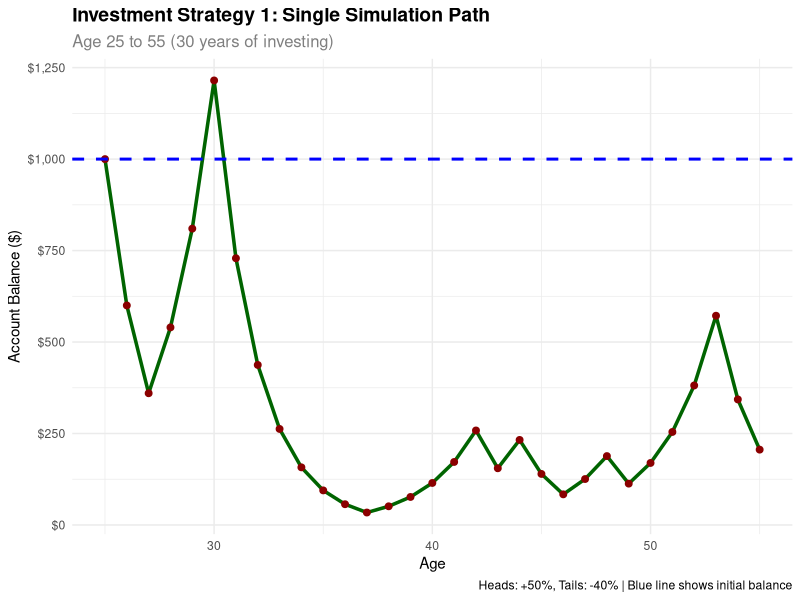
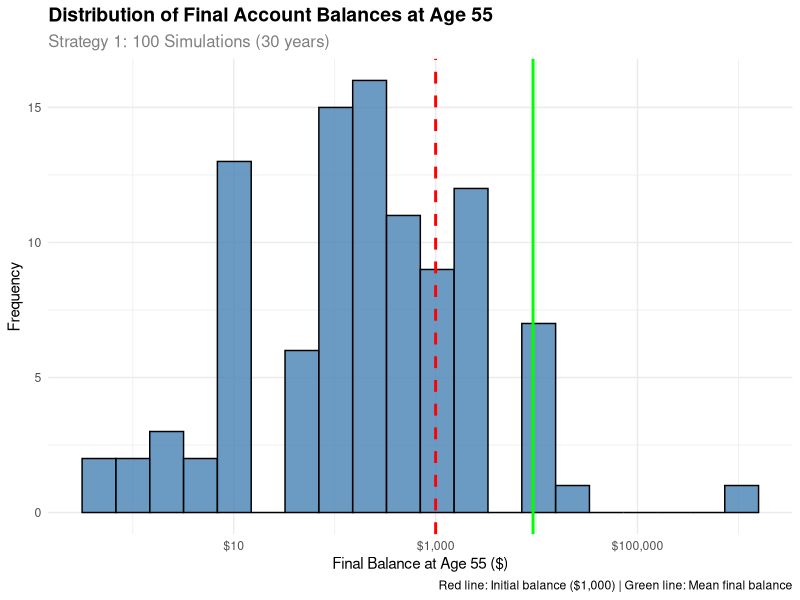
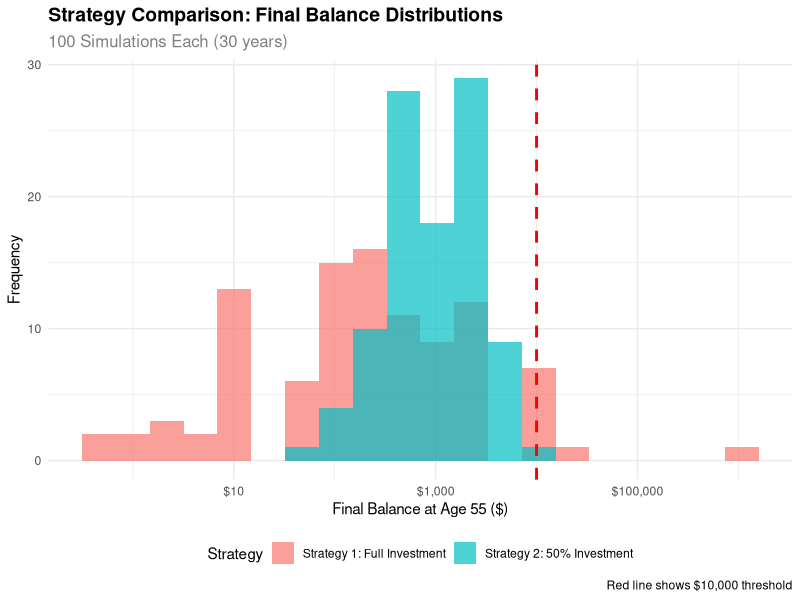

The R script that drew these images, in order:
## ---- chunk 1
#| fig-cap: Expected value calculation for one coin flip

# Set seed for reproducibility
set.seed(123)

# Initial balance
initial_balance <- 1000

# After one coin flip:
# Heads (50% probability): Balance = 1000 * 1.5 = 1500
# Tails (50% probability): Balance = 1000 * 0.6 = 600

# Expected value calculation
prob_heads <- 0.5
prob_tails <- 0.5
balance_heads <- initial_balance * 1.5
balance_tails <- initial_balance * 0.6

expected_value <- prob_heads * balance_heads + prob_tails * balance_tails

cat("Expected Value Analysis:\n")
cat("Initial balance: $", initial_balance, "\n")
cat("Balance after heads (50% gain): $", balance_heads, "\n")
cat("Balance after tails (40% loss): $", balance_tails, "\n")
cat("Expected value: $", expected_value, "\n")
cat("Expected return: ", (expected_value - initial_balance) / initial_balance * 100, "%\n")
## ---- chunk 2
#| fig-cap: Single 30-year simulation of Strategy 1

suppressPackageStartupMessages(library(tidyverse))
suppressPackageStartupMessages(library(ggplot2))

# Set seed for reproducibility
set.seed(456)

# Parameters for investment game
initial_balance <- 1000
start_age <- 25
end_age <- 55
n_years <- end_age - start_age

# Function to simulate investment game
simulate_investment_game <- function(initial, years) {
  balance <- initial
  path <- numeric(years + 1)
  path[1] <- initial
  
  for (i in 1:years) {
    coin_flip <- rbinom(1, 1, 0.5)
    if (coin_flip == 1) {
      balance <- balance * 1.5  # 50% gain
    } else {
      balance <- balance * 0.6  # 40% loss
    }
    path[i + 1] <- balance
  }
  
  return(path)
}

# Run single simulation
investment_path <- simulate_investment_game(initial_balance, n_years)

# Create data frame
investment_data <- tibble(
  age = start_age:end_age,
  balance = investment_path
)

# Create time series plot
ggplot(investment_data, aes(x = age, y = balance)) +
  geom_line(color = "darkgreen", linewidth = 1.2) +
  geom_point(color = "darkred", size = 2) +
  geom_hline(yintercept = initial_balance, color = "blue", linetype = "dashed", linewidth = 1) +
  labs(
    title = "Investment Strategy 1: Single Simulation Path",
    subtitle = "Age 25 to 55 (30 years of investing)",
    x = "Age",
    y = "Account Balance ($)",
    caption = "Heads: +50%, Tails: -40% | Blue line shows initial balance"
  ) +
  scale_y_continuous(labels = scales::dollar_format()) +
  theme_minimal() +
  theme(
    plot.title = element_text(size = 14, face = "bold"),
    plot.subtitle = element_text(size = 12, color = "gray50")
  )

# Show final results
final_balance <- investment_data$balance[nrow(investment_data)]
total_return <- (final_balance - initial_balance) / initial_balance * 100

cat("\nSingle Simulation Results:\n")
cat("Initial balance (age 25): $", initial_balance, "\n")
cat("Final balance (age 55): $", round(final_balance, 2), "\n")
cat("Total return: ", round(total_return, 2), "%\n")
cat("Annualized return: ", round((final_balance/initial_balance)^(1/n_years) - 1, 4) * 100, "%\n")
## ---- chunk 3
#| fig-cap: Distribution of final balances from 100 simulations

suppressPackageStartupMessages(library(tidyverse))
suppressPackageStartupMessages(library(ggplot2))

# Set seed for reproducibility
set.seed(789)

# Parameters for investment game
initial_balance <- 1000
start_age <- 25
end_age <- 55
n_years <- end_age - start_age
n_sims <- 100

# Function to simulate final balance
simulate_final_balance <- function(initial, years) {
  balance <- initial
  for (i in 1:years) {
    coin_flip <- rbinom(1, 1, 0.5)
    if (coin_flip == 1) {
      balance <- balance * 1.5  # 50% gain
    } else {
      balance <- balance * 0.6  # 40% loss
    }
  }
  return(balance)
}

# Run 100 simulations
final_balances <- replicate(n_sims, simulate_final_balance(initial_balance, n_years))

# Create data frame
simulation_results <- tibble(
  sim_num = 1:n_sims,
  final_balance = final_balances
)

# Create histogram
ggplot(simulation_results, aes(x = final_balance)) +
  geom_histogram(bins = 20, fill = "steelblue", alpha = 0.8, color = "black") +
  geom_vline(xintercept = initial_balance, color = "red", linetype = "dashed", linewidth = 1) +
  geom_vline(xintercept = mean(final_balances), color = "green", linetype = "solid", linewidth = 1) +
  labs(
    title = "Distribution of Final Account Balances at Age 55",
    subtitle = "Strategy 1: 100 Simulations (30 years)",
    x = "Final Balance at Age 55 ($)",
    y = "Frequency",
    caption = "Red line: Initial balance ($1,000) | Green line: Mean final balance"
  ) +
  scale_x_continuous(labels = scales::dollar_format(), trans = "log10") +
  theme_minimal() +
  theme(
    plot.title = element_text(size = 14, face = "bold"),
    plot.subtitle = element_text(size = 12, color = "gray50")
  )

# Summary statistics
summary_stats <- simulation_results %>%
  summarise(
    mean_balance = mean(final_balance),
    median_balance = median(final_balance),
    min_balance = min(final_balance),
    max_balance = max(final_balance),
    prob_above_initial = mean(final_balance > initial_balance),
    prob_above_10000 = mean(final_balance > 10000)
  )

cat("\nStrategy 1 Summary Statistics:\n")
print(summary_stats)
## ---- chunk 4
#| fig-cap: Probability analysis for various balance thresholds

# Calculate probability that final balance > $1,000
prob_above_1000 <- mean(final_balances > 1000)

# Calculate additional probability thresholds
prob_above_5000 <- mean(final_balances > 5000)
prob_above_10000 <- mean(final_balances > 10000)
prob_above_50000 <- mean(final_balances > 50000)

# Create probability summary
probability_summary <- tibble(
  threshold = c("$1,000", "$5,000", "$10,000", "$50,000"),
  probability = c(prob_above_1000, prob_above_5000, prob_above_10000, prob_above_50000),
  percentage = c(prob_above_1000, prob_above_5000, prob_above_10000, prob_above_50000) * 100
)

cat("Strategy 1 Probability Analysis:\n")
cat("============================\n")
cat("Probability that final balance > $1,000: ", round(prob_above_1000, 3), " (", round(prob_above_1000 * 100, 1), "%)\n")
cat("Probability that final balance > $5,000: ", round(prob_above_5000, 3), " (", round(prob_above_5000 * 100, 1), "%)\n")
cat("Probability that final balance > $10,000: ", round(prob_above_10000, 3), " (", round(prob_above_10000 * 100, 1), "%)\n")
cat("Probability that final balance > $50,000: ", round(prob_above_50000, 3), " (", round(prob_above_50000 * 100, 1), "%)\n")

# Show the probability summary table
print(probability_summary)
## ---- chunk 5
#| fig-cap: Comparison of Strategy 1 vs Strategy 2

suppressPackageStartupMessages(library(tidyverse))
suppressPackageStartupMessages(library(ggplot2))

# Set seed for reproducibility
set.seed(999)

# Parameters for modified investment game
initial_balance <- 1000
start_age <- 25
end_age <- 55
n_years <- end_age - start_age
n_sims <- 100

# Function to simulate modified strategy (50% betting rule)
simulate_modified_strategy <- function(initial, years) {
  balance <- initial
  for (i in 1:years) {
    # Bet exactly 50% of current balance
    bet_amount <- balance * 0.5
    remaining_balance <- balance - bet_amount
    
    coin_flip <- rbinom(1, 1, 0.5)
    if (coin_flip == 1) {
      # Win: bet amount increases by 50%
      bet_result <- bet_amount * 1.5
    } else {
      # Lose: bet amount decreases by 40%
      bet_result <- bet_amount * 0.6
    }
    
    # New balance = remaining balance + bet result
    balance <- remaining_balance + bet_result
  }
  return(balance)
}

# Run 100 simulations for modified strategy
modified_final_balances <- replicate(n_sims, simulate_modified_strategy(initial_balance, n_years))

# Create comparison data frame
strategy_comparison <- tibble(
  sim_num = 1:n_sims,
  strategy_1 = final_balances,
  strategy_2 = modified_final_balances
)

# Calculate probabilities for modified strategy
prob_modified_above_1000 <- mean(modified_final_balances > 1000)
prob_modified_above_10000 <- mean(modified_final_balances > 10000)

# Calculate probabilities for original strategy (from previous analysis)
prob_original_above_1000 <- mean(final_balances > 1000)
prob_original_above_10000 <- mean(final_balances > 10000)

# Create comparison plot
comparison_data <- strategy_comparison %>%
  pivot_longer(cols = c(strategy_1, strategy_2), 
               names_to = "strategy", values_to = "final_balance") %>%
  mutate(strategy = case_when(
    strategy == "strategy_1" ~ "Strategy 1: Full Investment",
    strategy == "strategy_2" ~ "Strategy 2: 50% Investment"
  ))

ggplot(comparison_data, aes(x = final_balance, fill = strategy)) +
  geom_histogram(alpha = 0.7, bins = 20, position = "identity") +
  geom_vline(xintercept = 10000, color = "red", linetype = "dashed", linewidth = 1) +
  labs(
    title = "Strategy Comparison: Final Balance Distributions",
    subtitle = "100 Simulations Each (30 years)",
    x = "Final Balance at Age 55 ($)",
    y = "Frequency",
    fill = "Strategy",
    caption = "Red line shows $10,000 threshold"
  ) +
  scale_x_continuous(labels = scales::dollar_format(), trans = "log10") +
  theme_minimal() +
  theme(
    plot.title = element_text(size = 14, face = "bold"),
    plot.subtitle = element_text(size = 12, color = "gray50"),
    legend.position = "bottom"
  )

# Summary statistics comparison
comparison_summary <- tibble(
  Strategy = c("Strategy 1: Full Investment", "Strategy 2: 50% Investment"),
  Mean_Balance = c(mean(final_balances), mean(modified_final_balances)),
  Median_Balance = c(median(final_balances), median(modified_final_balances)),
  Prob_Above_1000 = c(prob_original_above_1000, prob_modified_above_1000),
  Prob_Above_10000 = c(prob_original_above_10000, prob_modified_above_10000)
)

cat("\nStrategy Comparison Results:\n")
cat("============================\n")
cat("Strategy 1 - Probability > $1,000: ", round(prob_original_above_1000, 3), " (", round(prob_original_above_1000 * 100, 1), "%)\n")
cat("Strategy 2 - Probability > $1,000: ", round(prob_modified_above_1000, 3), " (", round(prob_modified_above_1000 * 100, 1), "%)\n")
cat("Strategy 1 - Probability > $10,000: ", round(prob_original_above_10000, 3), " (", round(prob_original_above_10000 * 100, 1), "%)\n")
cat("Strategy 2 - Probability > $10,000: ", round(prob_modified_above_10000, 3), " (", round(prob_modified_above_10000 * 100, 1), "%)\n")

if (prob_modified_above_10000 > prob_original_above_10000) {
  cat("Result: Strategy 2 has HIGHER probability of > $10,000\n")
} else {
  cat("Result: Strategy 2 has LOWER probability of > $10,000\n")
}

print(comparison_summary)
